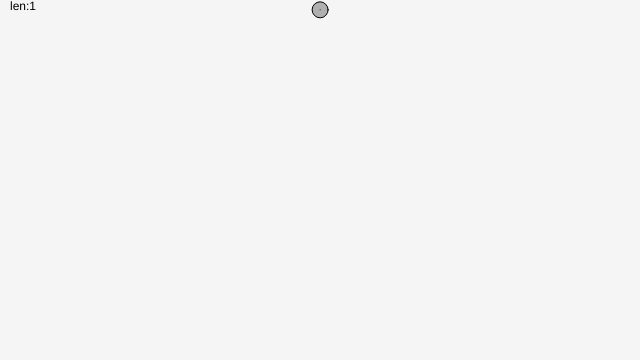
Frame 1 (no input)
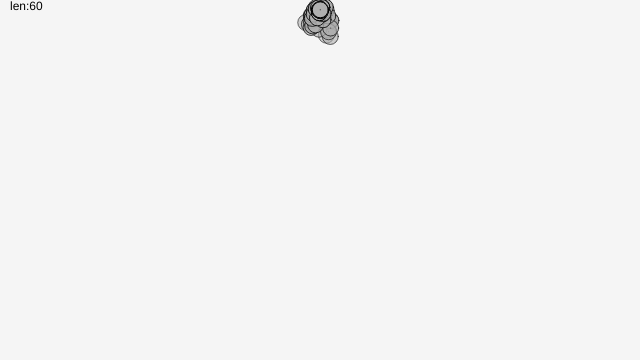
Frame 60 (no input)
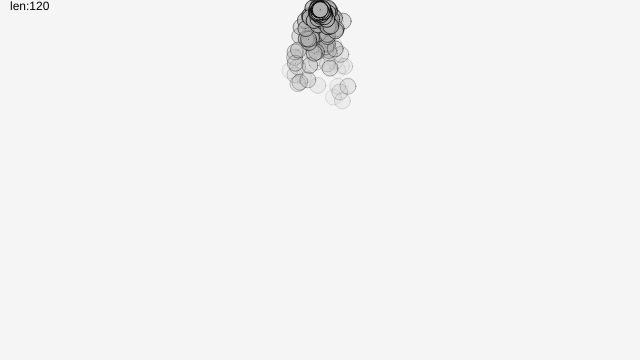
Frame 120 (the mouse pressed at the canvas centre since frame 60)

The p5.js sketch that drew these frames (run headless with seeded random() and noise() and a simulated clock; from frame 60 on, the mouse is pressed at the canvas centre):

// p5.js sketch
// ── sketch.js
/// <reference path="../../p5.global-mode.d.ts" />
class Particle {
    constructor(pos = createVector(0,0)) {
        this.position = pos;
        this.velocity = createVector(random(-0.3,0.3),random(-0.3,0.3));
        this.acceleration = createVector(0, 0);
        this.lifespan = 255;
        this.mass = 1;

        this.angle = 0;
        this.aVelocity = 0;
        //this.aAcceleration = 0.1;
    }
    applyForce(f) {
        // F=MA, A=F/M
        let a = p5.Vector.div(f, this.mass);
        this.acceleration.add(a);

        this.aAcceleration = f.copy().normalize().mult(0.001).x;
    }
    update() {
        this.velocity.add(this.acceleration);
        this.position.add(this.velocity);
        this.acceleration.mult(0);

        this.aVelocity += this.aAcceleration;
        this.angle += this.aVelocity;
        this.aAcceleration = 0;

        this.lifespan -= 2.0;
    }
    display() {
        push();
        translate(this.position.x,this.position.y);
        rotate(this.angle);
        stroke(0, this.lifespan);
        fill(175, this.lifespan);
        rectMode(CENTER);
        ellipse(0, 0, 16, 16);
        //rect(0, 0, 18, 18);
        point(0, 0);
        pop();
    }
    run() {
        this.update();
        this.display();
    }
    isDead() { return this.lifespan < 0.0; }
}
class ParticleSystem {
    constructor(origin = createVector(width/2, 10)) {
        this.ps = [];
        this.origin = origin;
    }
    addParticle() {
        this.ps.push(new Particle(this.origin.copy()));
    }
    run() {
        this.ps.forEach((p)=>{
            let v = createVector(0, 0.01);
            p.applyForce(v);
            p.run();
        });
        this.ps = this.ps.filter(p=>!p.isDead());
        text('len:' + this.ps.length, 10, 10);
    }
}

let ps;
function setup() {
    createCanvas(640, 360);
    ps = new ParticleSystem(createVector(width/2, 10));
}
function draw() {
    background(245);
    ps.addParticle();
    ps.run();
}
